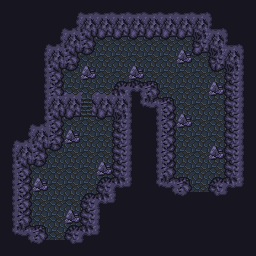

This game map was drawn from its Tiled (.tmx) file and the tilesets committed beside it. A one-line description and the trimmed map source follow:
An orthogonal 32x32 tile map with 8x8 px tiles, 2 tile layers (BG, FG), 2 hidden layers not drawn, 5 tilesets and 23 objects (3x Event).

<map version="1.5" tiledversion="1.5.0" orientation="orthogonal" renderorder="right-down" width="32" height="32" tilewidth="8" tileheight="8" infinite="0" nextlayerid="7" nextobjectid="43">
 <properties>
  <property name="Flags" value="dark" />
  <property name="Max Steps" type="int" value="16" />
  <property name="Min Steps" type="int" value="4" />
  <property name="On Load Event">ifSwitch(27, ON)
  changeSprite("Potion (switch = 27)", +1)
endIf</property>
  <property name="music" value="labyrinth" />
 </properties>
 <tileset firstgid="1" source="../../Tiled/grid.tsx" />
 <tileset firstgid="2" source="../../tilesets/cavern2.tsx" />
 <tileset firstgid="130" source="../../Tiled/sprites.tsx" />
 <tileset firstgid="386" source="../../Tiled/battlers.tsx" />
 <tileset firstgid="642" source="../../Tiled/passability.tsx" />
 <layer id="1" name="BG" width="32" height="32">
  <data>[1024 cells, 1024 non-empty, 70 distinct tile ids]</data>
 </layer>
 <objectgroup id="2" name="Events" offsetx="0" offsety="4">
  <object id="1" name="Entrance A" type="Event" gid="385" x="48" y="240" width="16" height="24">
   <properties>
    <property name="Script">hideScreen("fadeOut", 4)
teleport("maps/mountain/cliffs.dat", 9, 49, "down")
showScreen("fadeIn", 4)</property>
   </properties>
  </object>
  <object id="2" name="Exit A" type="Event" gid="385" x="192" y="192" width="16" height="24">
   <properties>
    <property name="Script">hideScreen("fadeOut", 4)
teleport("maps/mountain/cliffs.dat", 23, 47, "down")
showScreen("fadeIn", 4)</property>
   </properties>
  </object>
  <object id="25" name="Potion (switch = 27)" type="Event" gid="146" x="144" y="32" width="16" height="24">
   <properties>
    <property name="Flags: Button" type="bool" value="true" />
    <property name="Script">changeSprite(this, +2)
ifSwitch(27, OFF)
  playSoundEffect("getItem", false)
  givePlayerItem("consumable", "Potion", 1)
  showOneLiner("You found a potion.")
else
  showOneLiner("This chest is empty.")
endIf
waitButtons()
hideDialog()
turnSwitchOn(27)
changeSprite(this, +1)</property>
   </properties>
  </object>
 </objectgroup>
 <layer id="3" name="FG" width="32" height="32">
  <data>[1024 cells, 8 non-empty, 4 distinct tile ids]</data>
 </layer>
 <objectgroup id="4" name="Regions" visible="0">
  <object id="3" template="../../Tiled/region.tx" x="0" y="0" />
  <object id="4" template="../../Tiled/region.tx" x="128" y="0" />
  <object id="5" template="../../Tiled/region.tx" x="0" y="128" />
  <object id="6" template="../../Tiled/region.tx" x="128" y="128" />
  <object id="26" gid="392" x="8" y="56" width="48" height="48" />
  <object id="27" gid="392" x="136" y="56" width="48" height="48" />
  <object id="28" gid="392" x="8" y="184" width="48" height="48" />
  <object id="29" gid="392" x="136" y="184" width="48" height="48" />
  <object id="30" gid="394" x="72" y="56" width="48" height="48" />
  <object id="31" gid="395" x="8" y="120" width="48" height="48" />
  <object id="33" gid="395" x="72" y="120" width="48" height="48" />
  <object id="34" gid="394" x="200" y="56" width="48" height="48" />
  <object id="35" gid="395" x="136" y="120" width="48" height="48" />
  <object id="36" gid="394" x="72" y="184" width="48" height="48" />
  <object id="37" gid="395" x="8" y="248" width="48" height="48" />
  <object id="38" gid="394" x="200" y="184" width="48" height="48" />
  <object id="39" gid="395" x="136" y="248" width="48" height="48" />
  <object id="40" gid="395" x="200" y="248" width="48" height="48" />
  <object id="41" gid="395" x="72" y="248" width="48" height="48" />
  <object id="42" gid="395" x="200" y="120" width="48" height="48" />
 </objectgroup>
 <layer id="5" name="Passability" width="32" height="32" visible="0">
  <data>[1024 cells, 65 non-empty, 1 distinct tile ids]</data>
 </layer>
 <layer id="6" name="Grid" width="32" height="32" visible="0">
  <data>[1024 cells, 256 non-empty, 1 distinct tile ids]</data>
 </layer>
</map>
